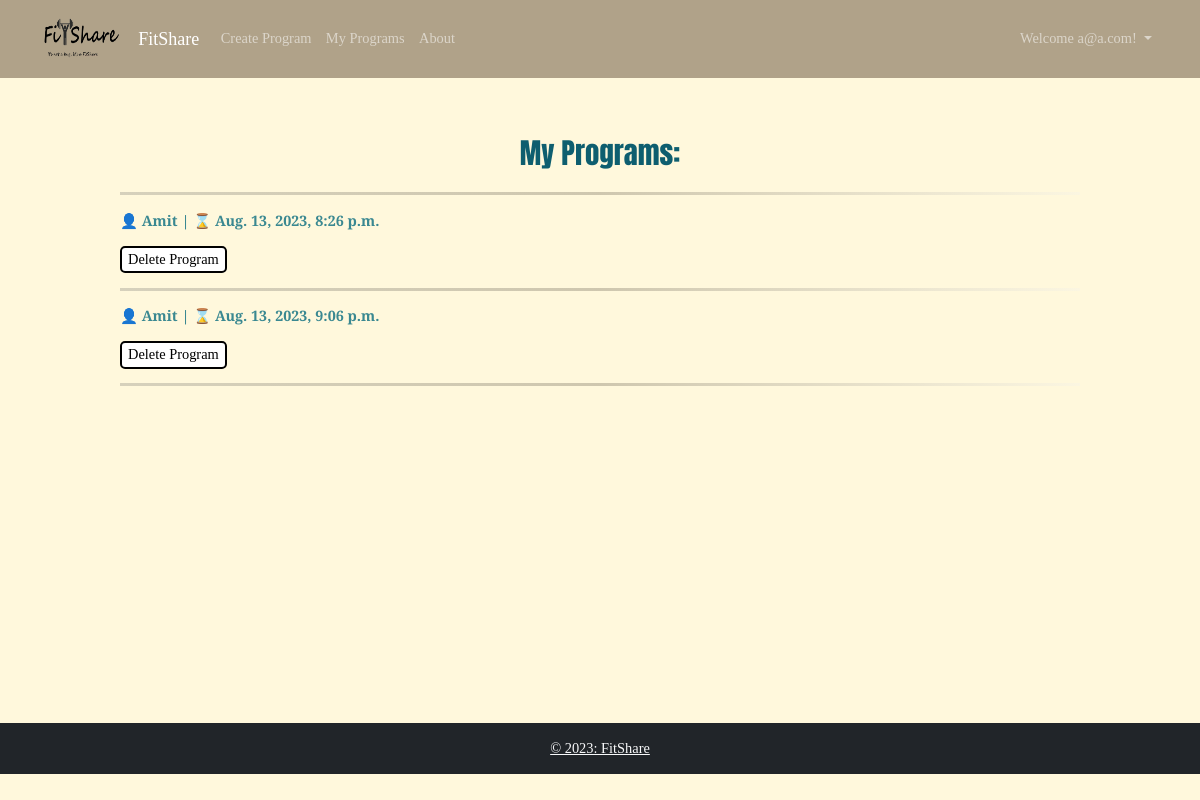
Page /my_training_programs/1/ (signed in) on the committed database.
### fitShareApp/models.py (models this page shows, shortened)
class Training_Program(models.Model):
    user_id = models.ForeignKey(User, on_delete=models.CASCADE)
    excercises = models.ManyToManyField(Exercise)
    date = models.DateTimeField(default=timezone.now)

class User(models.Model):
    user1 = models.OneToOneField(Custom_user, on_delete=models.CASCADE, null=True)
    name = models.CharField(max_length=100)
    password = models.CharField(max_length=70)
    gender = models.CharField(max_length=20)
    weight = models.CharField(max_length=100)
    height = models.CharField(max_length=100)
    email = models.EmailField(max_length=150, unique=True)
    @staticmethod
    def get_user_by_email(email):
        user = User.objects.get(email=email)
        return user

### fitShareApp/views.py (the view)
# urls.py: path('my_training_programs/<str:user_id>/', views.my_training_programs, name="my_training_programs"),
def my_training_programs(request, user_id = None):
    if request.user.is_authenticated:
        user_id = request.user
        user = User.get_user_by_email(user_id.username)
        try:
            my_programs = Training_Program.objects.filter(user_id=user).order_by('date')
        except ObjectDoesNotExist:
            my_programs = None
        num_programs = len(my_programs)
    else:
        return redirect('login_user')
    return render(request, 'my_training_programs.html', {
            'user': user,
            'my_programs': my_programs,
            'num_programs': num_programs
        })

### fitShareApp/templates/my_training_programs.html (shortened to what this page needs)
{% extends "base.html" %}
{% load static %}
{% block content %}
<!doctype html>
<html lang="en">
<head>
  <link rel="stylesheet" type="text/css" href="{% static 'css/my_training_programs.css' %}">
</head>
<body>
  <section id="programssection">
    <h2>My Programs:</h2>
    {% if num_programs > 0 %}
        <div id="My_Programs">
            {% for program in my_programs %}
                <hr>
                <program>
                    <header><p class="nickname"> &#128100; {{user.name}} | &#8987; {{program.date}} </p></header>
                    <footer>
                        <div class="footer">
                            <a href = "{% url 'delete_training_program' program_pk=program.id %}">
                                <button id="delete_button" role="submit">Delete Program</button>
                            </a>
                        </div>
                    </footer>
                </program>
            {% endfor %}
            <hr>
        </div>
    {% else %}
    <h4 class="NotFound">Program Not Found.</h4>
    {% endif %}
  </section>
</body>
{% endblock %}

### fitShareApp/templates/base.html (shortened to what this page needs)
{% load static %}
<!doctype html>
<html lang="en">
<head>
  <link href="https://cdn.jsdelivr.net/npm/bootstrap@5.2.0/dist/css/bootstrap.min.css" rel="stylesheet"
>
  <link rel="stylesheet" type="text/css" href="{% static 'css/base.css' %}">
</head>
<body>
  <div class="container-fluids">
    <nav class=" navbar navbar-expand-md sticky-top navbar-dark">
      <div class="container">
        <a class="navbar-brand"><span class="text-primary"><img src="{% static 'images/FitShare_logo.png' %} "
              width="80" height="55" alt="logo"></span></a>
        <a class="navbar-brand" href="/">FitShare</a>
        <div class="collapse navbar-collapse" id="navbarNav">
          {% if request.user.is_authenticated %}
          <ul class="navbar-nav">
            <li class="nav-item">
              <a class="nav-link" href="/add_training_program">Create Program</a>
            </li>
            <li class="nav-item">
              <a class="nav-link" href="/my_training_programs/''">My Programs</a>
            </li>
          </ul >
			    {% endif %}
          <ul class="navbar-nav">
            <li class="nav-item">
              <a class="nav-link" href="/about">About</a>
            </li>
          </ul>
        </div>
          <ul class="navbar-nav ml-auto">
            {% if request.user.is_authenticated %}
              <li class="nav-item dropdown">
                <a class="nav-link dropdown-toggle" href="#" id="accountDisplay" role="button"
                             data-bs-toggle="dropdown" aria-expanded="false">
                  Welcome {{ request.user.get_username }}!
                </a>
            </li>
          {% endif %}
          </ul>
    </nav>
    <main>
      <br /><br />
      <div class="container-fluid mt-3 ps-0 pe-0 h-100 d-inline-block">
        {% block content %}{% endblock %}
      </div>
    </main>
    <footer class="bg-dark text-center text-lg-start mt-3">
      <div class="text-center p-3">
        <a class="text-light">© 2023: FitShare </a>
      </div>
    </footer>
</body>
</html>

### fitShareApp/static/css/base.css (style rules this page uses)
html { font-size: 90%; box-sizing: border-box; }
body { background: #FFF8DC; font-family: "Zilla Slab", serif; }
main { min-height: 78.8vh; }
h2 { font-family: "Anton", sans-serif; color: #0e5e6f; }
p { color: #3a8891; }
.navbar { background-color:#b0a289; }

### fitShareApp/static/css/my_training_programs.css (style rules this page uses)
hr { border: 0; height: 3px; background-image: -webkit-linear-gradient(left, #5b5b5b, #3c3326, #f0f0f0); background-image: -moz-linear-gradient(left, #5b5b5b, #3c3326, #f0f0f0); background-image: -ms-linear-gradient(left, #5b5b5b, #3c3326, #f0f0f0); background-image: -o-linear-gradient(left, #5b5b5b, #3c3326, #f0f0f0); }
button { height: min-content; width: max-content; border: #000000 2px solid; border-radius:0.35em; box-sizing: border-box; text-decoration:none; font-weight:300; color: #000000; text-align:center; transition: all 0.2s; background-color: #ffffff; justify-self: end; }
#My_Programs { min-width: 80%; display: flex; flex-direction: column; align-items: stretch; }
#My_Programs > * { flex-wrap: wrap; flex-grow: 1; }
section { display: flex; justify-content: center; }
.nickname { font-weight: 700; }
.footer { display: flex; align-items: flex-end; gap: 1rem; }
.footer > * { margin : 0px 0px 0px; }
#programssection { flex-direction: column; align-items: center; justify-content: flex-start; min-height: 50vh; }
span { color: #000000; margin-right: 3px; }

### rows in the picture
Training_Program: date "Aug. 13, 2023, 8:26 p.m."
User: name "Amit"
Training_Program: date "Aug. 13, 2023, 9:06 p.m."

### other values in the picture
{{ request.user.get_username }} "a@a.com"
